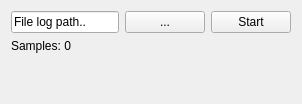
      <widget class="QWidget" name="tDLogger">
       <property name="enabled">
        <bool>true</bool>
       </property>
       <attribute name="title">
        <string>Data Logger</string>
       </attribute>
       <layout class="QVBoxLayout" name="verticalLayout_7">
        <item>
         <layout class="QHBoxLayout" name="horizontalLayout_12">
          <item>
           <widget class="QLineEdit" name="leLog">
            <property name="text">
             <string>File log path..</string>
            </property>
            <property name="readOnly">
             <bool>true</bool>
            </property>
           </widget>
          </item>
          <item>
           <widget class="QPushButton" name="btnLogPath">
            <property name="text">
             <string>...</string>
            </property>
           </widget>
          </item>
          <item>
           <widget class="QPushButton" name="btnLogStart">
            <property name="sizePolicy">
             <sizepolicy hsizetype="Fixed" vsizetype="Fixed">
              <horstretch>0</horstretch>
              <verstretch>0</verstretch>
             </sizepolicy>
            </property>
            <property name="text">
             <string>Start</string>
            </property>
            <property name="checkable">
             <bool>true</bool>
            </property>
           </widget>
          </item>
         </layout>
        </item>
        <item>
         <layout class="QHBoxLayout" name="horizontalLayout_14">
          <item alignment="Qt::AlignLeft">
           <widget class="QLabel" name="lblLogSampels">
            <property name="text">
             <string>Samples: 0</string>
            </property>
           </widget>
          </item>
         </layout>
        </item>
        <item>
         <spacer name="verticalSpacer_2">
          <property name="orientation">
           <enum>Qt::Vertical</enum>
          </property>
          <property name="sizeHint" stdset="0">
           <size>
            <width>20</width>
            <height>40</height>
           </size>
          </property>
         </spacer>
        </item>
       </layout>
      </widget>
